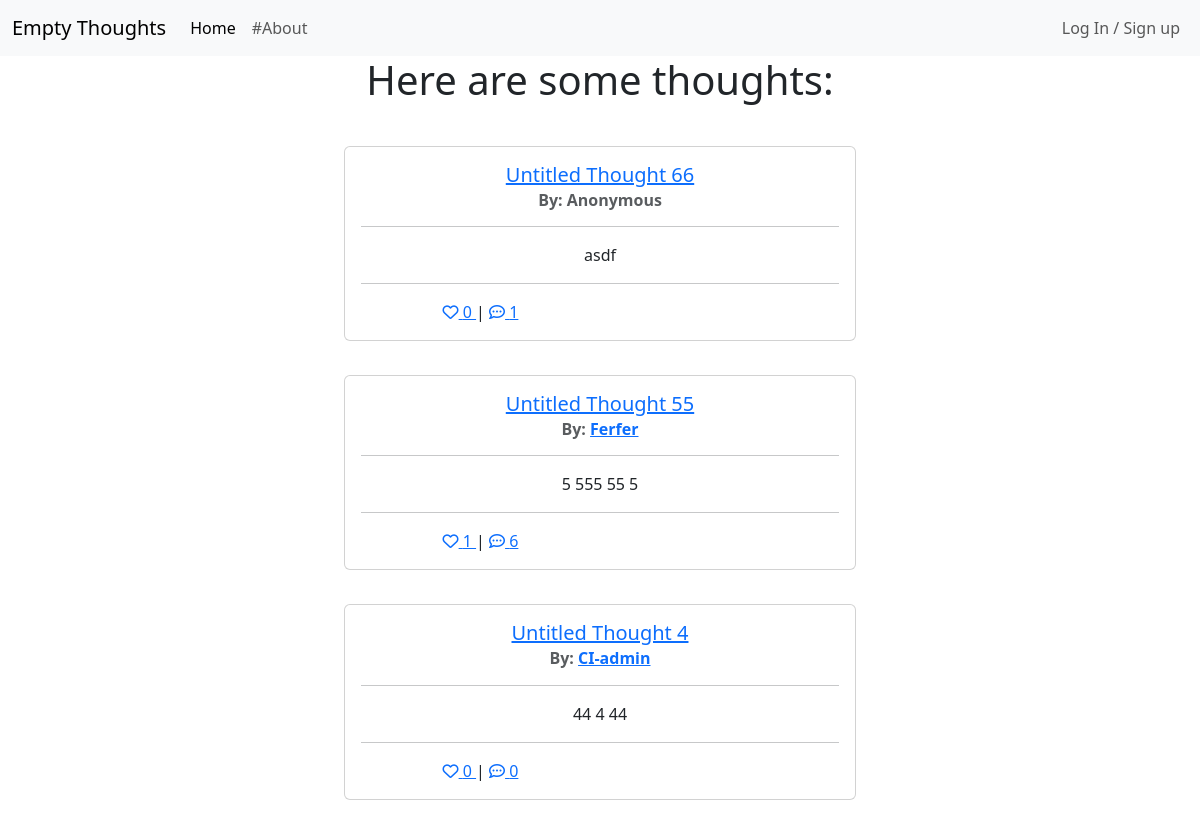
The app's page / (upper part), older data.
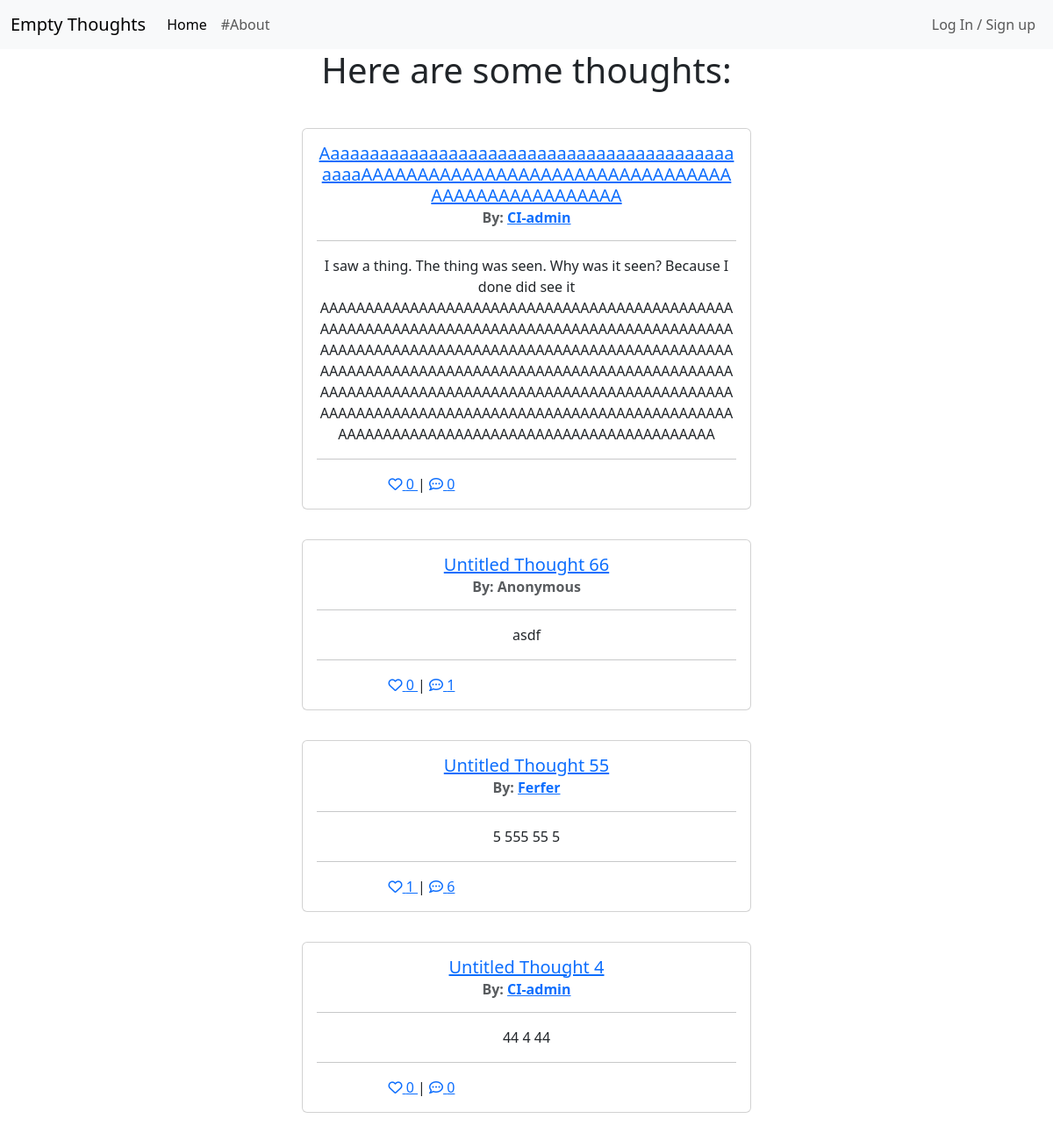
The same page, newer data.
### thoughts/models.py (models this page shows, shortened)
class Thought(models.Model):
    title = models.CharField(
        max_length=96, null=False, blank=False, default="Untitled Thought")
    author = models.ForeignKey(
        User,
        on_delete=models.CASCADE,
        related_name='thoughts'
        )
    content = models.TextField(max_length=400, null=False, blank=False)
    time = models.TimeField(default=timezone.now)
    anonymous = models.BooleanField(null=False, blank=False, default=True)
    date_created = models.DateTimeField(auto_now_add=True)
    date_updated = models.DateTimeField(auto_now=True)
    likes = models.ManyToManyField(
        User,
        related_name="thought_likes",
        blank=True
        )
    tags = models.ManyToManyField(Tag, blank=True)
    class Meta:
        ordering = ['-date_created']
    def number_of_likes(self):
        return self.likes.count()
    def number_of_comments(self):
        return self.comment_thought.count()

### thoughts/views.py (the view, shortened to what this page needs)
# urls.py: path('', views.ThoughtList.as_view(), name='home'),
class ThoughtList(generic.ListView):
    model = Thought
    queryset = Thought.objects.order_by('-date_created')
    template_name = 'thoughts/view_thoughts.html'
    paginate_by = 10

### templates/thoughts/view_thoughts.html (shortened to what this page needs)
{% extends 'base.html' %}
{% block content %}
{% load static %}
<div class="container text-center">
    <h1>Here are some thoughts:</h1>
    {% if user.is_authenticated %}
    <a href="/add">
        <button type="button" class="btn btn-primary btn-lg">Create new thought?</button>
    </a>
    {% else %}
    <br>
    {% endif %}
    {% for thought in thought_list %}
        <div class="card center">
            <div class="card-body">
                <h5 class="card-title">
                    <a href="/view/{{thought.id}}">
                    {{thought.title}}
                    </a>
                </h5>
                <h6 class="card-subtitle mb-2 text-body-secondary">
                    {% if thought.anonymous %}
                    <strong>By: Anonymous</strong>
                    {% else %}
                    <strong>By: <a href="/user/{{thought.author.pk}}">{{thought.author}}</a></strong>
                    {% endif %}</h6>
                <hr>
                <p class="card-text">{{thought.content}} </p>
                <hr>
                <div class="container-fluid">
                    <div class="row">
                        <div class="col">
                            <span class="">
                                <a href="/like/{{thought.id}}">
                            {% if request.user in thought.likes.all %}
                            <i class="fa-solid fa-heart"></i>
                            {% else %}
                            <i class="fa-regular fa-heart"></i>
                            {% endif %}
                            {{ thought.number_of_likes }} </a>|
                            <a href="/view/{{thought.id}}">
                                <i class="fa-regular fa-comment-dots"></i> {{ thought.number_of_comments }}
                            </a>
                            </span>
                        </div>
                    </div>
                </div>
            </div>
        </div>
        <br>
        {% empty %}
        <p>No thoughts, head empty...<br>
        Add new thought?</p>
    {% endfor %}
</div>
{%endblock%}

Row changes from the older to the newer data that the page shows:
added Thought: title "AaaaaaaaaaaaaaaaaaaaaaaaaaaaaaaaaaaaaaaaaaaaaaAAAAAAAAAAAAAAAAAAAAAAAAAAAAAAAAAAAAAAAAAAAAAAAAAA", author "CI-admin", content "I saw a thing. The thing was seen. Why was it seen? Because I done did see it AAAAAAAAAAAAAAAAAAAAAAAAAAAAAAAAAAAAAAAAAAAAAAAAAAAAAAAAAAAAAAAAAAAAAAAAAAAAAAAAAAAAAAAAAAAAAAAAAAAAAAAAAAAAAAAAAAAAAAAAAAAAAAAAAAAAAAAAAAAAAAAAAAAAAAAAAAAAAAAAAAAAAAAAAAAAAAAAAAAAAAAAAAAAAAAAAAAAAAAAAAAAAAAAAAAAAAAAAAAAAAAAAAAAAAAAAAAAAAAAAAAAAAAAAAAAAAAAAAAAAAAAAAAAAAAAAAAAAAAAAAAAAAAAAAAAAAAAAAAAAAAAAAAAAAAAAAAAAA", number_of_likes "0", number_of_comments "0"
